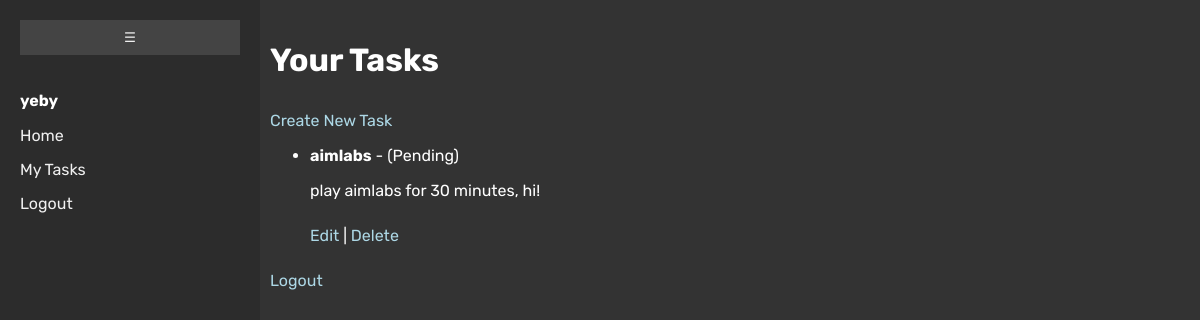
Page /tasks/ (signed in) on the committed database.
### tasks/models.py (models this page shows, shortened)
class Task(models.Model):
    user = models.ForeignKey(User, on_delete=models.CASCADE)
    title = models.CharField(max_length=255)
    description = models.TextField(blank=True)
    created_at = models.DateTimeField(auto_now_add=True)
    completed = models.BooleanField(default=False)

### tasks/views.py (the view)
# urls.py: path('', views.task_list, name='task_list'),
@login_required
def task_list(request):
    tasks = Task.objects.filter(user=request.user)
    return render(request, 'tasks/task_list.html', {'tasks': tasks})

### templates/tasks/task_list.html (shortened to what this page needs)
{% load static %}
<!DOCTYPE html>
<html>
    <head>
            <link rel="stylesheet" type="text/css" href="{% static 'css/style.css' %}">
            <link rel="stylesheet" type="text/css" href="{% static 'css/forms.css' %}">
    </head>
    <body>
        {% include 'partials/navbar.html' %}
        <div class="content">
        <h1>Your Tasks</h1>
        <a href="{% url 'task_create' %}">Create New Task</a>
        <ul>
            {% for task in tasks %}
                <li>
                    <strong>{{ task.title }}</strong> -
                    {% if task.completed %} (Completed) {% else %} (Pending) {% endif %}
                    <p>{{ task.description }}</p>
                    <a href="{% url 'task_update' task.id %}">Edit</a> |
                    <a href="{% url 'task_delete' task.id %}">Delete</a>
                </li>
            {% endfor %}
        </ul>
        <p><a href="{% url 'logout' %}">Logout</a></p>
        </div>
    </body>
</html>

### templates/partials/navbar.html (shortened to what this page needs)
{% load static %}
<div class="sidebar" id="sidebar">
  <button class="toggle-btn" id="toggleBtn">☰</button>
  {% if user.is_authenticated %}
    <p style="color: #fff; font-weight: bold;">{{ user.username }}</p>
    <a href="{% url 'home' %}"><span class="link-text">Home</span></a>
    <a href="{% url 'task_list' %}"><span class="link-text">My Tasks</span></a>
    <a href="{% url 'logout' %}"><span class="link-text">Logout</span></a>
  {% else %}
    <a href="{% url 'home' %}"><span class="link-text">Home</span></a>
    <a href="{% url 'login' %}"><span class="link-text">Login</span></a>
    <a href="{% url 'signup' %}"><span class="link-text">Sign Up</span></a>
  {% endif %}
</div>

### static/css/style.css (style rules this page uses)
html, body { margin: 0; padding: 0; font-family: 'Rubik', sans-serif; }
.content { margin-left: 250px; padding: 20px; background-color: #333; min-height: 100vh; color: #fff; transition: margin-left 0.3s; }

### static/css/forms.css (style rules this page uses)
html, body { margin: 0; padding: 0; font-family: 'Rubik', sans-serif; }
.content { margin-left: 250px; padding: 20px; background-color: #333; min-height: 100vh; color: #fff; transition: margin-left 0.3s; }
.content a { display: inline-block; margin-top: 10px; color: lightblue; text-decoration: none; }

### templates/partials/navbar.html (style rules this page uses)
.sidebar { width: 220px; height: 100vh; background-color: #2c2c2c; padding: 20px; position: fixed; top: 0; left: 0; transition: width 0.3s, padding 0.3s; overflow: hidden; font-family: 'Rubik', sans-serif; }
.sidebar p, .sidebar a { transition: opacity 0.3s, visibility 0.3s; }
.sidebar a { display: block; color: #f0f0f0; text-decoration: none; margin: 15px 0; }
.toggle-btn { background-color: #444; border: none; color: #f0f0f0; padding: 10px; cursor: pointer; width: 100%; text-align: center; margin-bottom: 20px; }

### rows in the picture
Task: title "aimlabs", completed "(Pending)", description "play aimlabs for 30 minutes, hi!"

### other values in the picture
{{ user.username }} "yeby"
